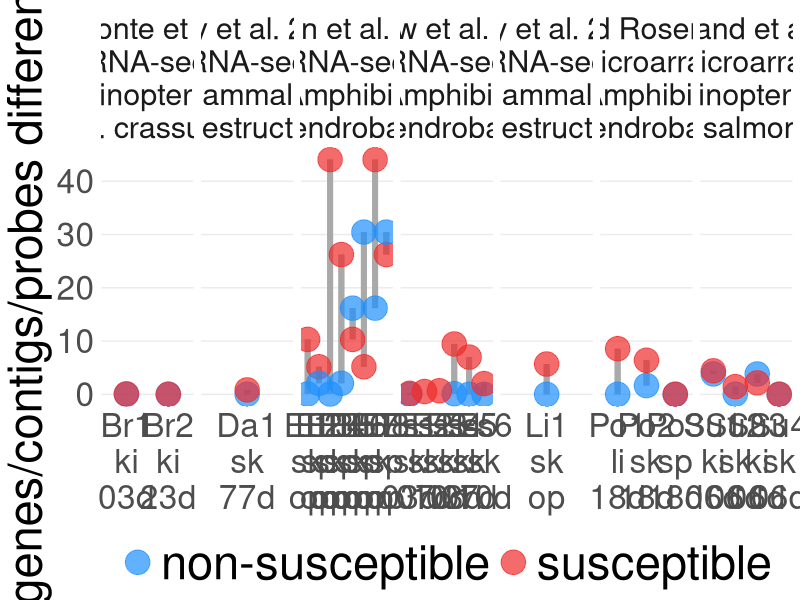
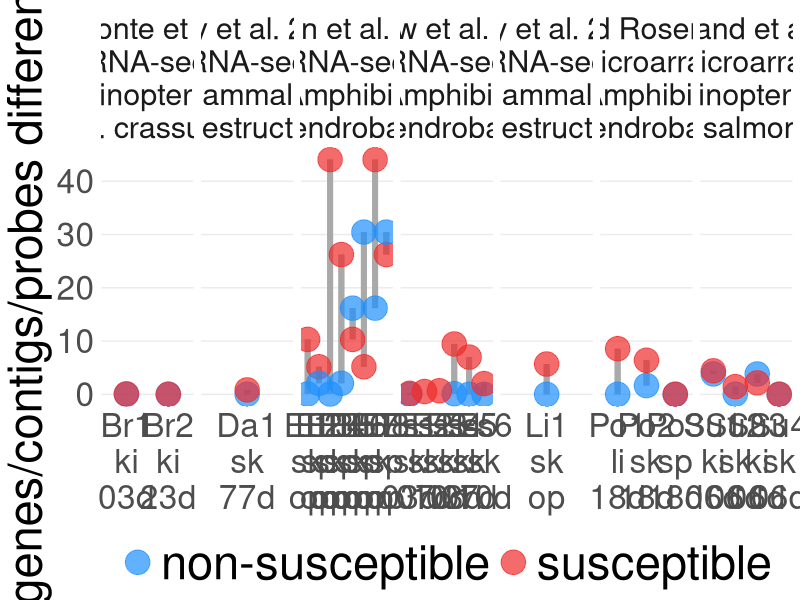

The R source for these figures, in order: (Note: this script raises an error after producing the figures.)


# Load packages

library(tidyverse)
library(DiagrammeR)

#==============================================================================


# Import the raw differential expression data for the quantitative summary and
# generate derived data columns

d <- read_csv("data/quantitative_summary/wild_expression_data.csv")

d <- d %>%
  mutate(
    prop_de = round(de/total_tested*100, 2),
    prop_de_unrounded = de/total_tested*100,
    log10_prop_de = log10(prop_de_unrounded),
    log10_prop_de = ifelse(log10_prop_de < -2, -2.5, log10_prop_de),
    log2_prop_de = log2(prop_de_unrounded),
    log2_prop_de = ifelse(log2_prop_de <= -8, -8, log2_prop_de),
    study_mod = paste0(
      study, "\n",
      "Assay: ", assay, "\n",
      "Host class: ", host_class, "\n",
      "Pathogen/parasite: ", pathogen
    ),
    study_mod_alt = paste0(
      study, "\n",
      "Assay: ", assay, ", ",
      "Host class: ", host_class, ", ",
      "Pathogen/parasite: ", pathogen
    ),
    study_mod_simple = paste0(
      study, "\n",
      assay, "\n",
      host_class, "\n",
      pathogen
    ),
    tissue_mod = paste0("Tissue assayed: ", tissue),
    time_point_mod = paste0("Post-exposure time point: ", time_point),
    second_line = ifelse(
      is.na(pathogen_strain), 
      tissue, 
      paste(pathogen_strain, tissue, sep = " - ")
    ),
    second_line = paste(second_line, time_point, sep = " - "),
    group_de = paste(comparison, second_line, sep = "\n")
    %>%
      as.factor()
  )

#==============================================================================


# Subset down to create a table of disease-resistant vs. disease-susceptible
# species comparisons

comps <- d %>%
  select(study, susceptibility, group_de, prop_de_unrounded) %>%
  pivot_wider(names_from = susceptibility, values_from = prop_de_unrounded) %>%
  mutate(resistant_less = `non-susceptible` < susceptible) %>%
  filter(!is.na(`non-susceptible`))

# How many disease-resistant vs. disease-susceptible comparisons are 
# there total?

n_total <- nrow(comps)
n_total

# In how many of the comparisons do the disease-resistant species have less
# gene expression change than the disease-susceptible species?

n_less <- sum(comps$resistant_less)
n_less

# Conduct a Chi-squared test

chisq.test(c(n_less, n_total - n_less), p = c(0.5, 0.5))

#==============================================================================


# Figure 1 code

# Generate labels that will appear along the bottom of the figure and add to
# the larger data frame

group.labels <- d %>%
  arrange(study_mod_simple, group_de) %>%
  filter(susceptibility == "susceptible") %>%
  group_by(study) %>%
  mutate(
    first_line = paste0(substr(study, 1, 2), as.character(row_number()))
  ) %>%
  ungroup() %>%
  mutate(
    time_point_short = str_replace_all(time_point, " ", ""),
    time_point_short = substr(time_point_short, 1, 3),
    time_point_short = 
      ifelse(!str_detect(time_point_short, "d"), "op", time_point_short),
    tissue_short = substr(tissue, 1, 2),
    bottom_label = 
      paste0(first_line, "\n", tissue_short, "\n", time_point_short)
  ) %>%
  select(group_de, bottom_label)

d <- left_join(d, group.labels, by = "group_de")

# Generate the segment lengths that will connect disease-resistant and 
# disease-susceptible species comparisons

segment.limits <- d %>%
  group_by(bottom_label) %>%
  summarize(
    min_measure = min(prop_de),
    max_measure = max(prop_de)
  )

# Plot and save Figure 1

d %>%
  left_join(., segment.limits, by = "bottom_label") %>%
  ggplot(aes(x = bottom_label, y = prop_de, color = susceptibility)) +
  geom_segment(
    aes(x = bottom_label, xend = bottom_label, 
        y = min_measure, yend = max_measure),
    color = "darkgrey", size = 2
  ) +
  geom_point(size = 8) +
  scale_color_manual(values = alpha(c("dodgerblue", "firebrick2"), 0.7)) +
  ylab("Proportion of genes/contigs/probes differentially expressed") +
  theme_minimal() +
  theme(
    axis.title.x = element_blank(),
    panel.grid.minor.y = element_blank(),
    panel.grid.major.x = element_blank(),
    strip.text.x = element_text(angle = 0, size = 22),
    axis.text = element_text(size = 24),
    axis.title.y = element_text(size = 34),
    legend.text = element_text(size = 34),
    legend.position = "bottom",
    legend.title = element_blank()
  ) +
  facet_wrap(~study_mod_simple, scales = "free_x", nrow = 1)

ggsave("outputs/fig1.jpeg", width = 30, height = 15)

# Output reference table

d %>%
  group_by(bottom_label) %>%
  distinct(
    study, assay, pathogen, host_class, comparison, 
    tissue, time_point, pathogen_strain) %>%
  select(bottom_label, everything()) %>%
  ungroup() %>%
  mutate(bottom_label = substr(bottom_label, 1, 3)) %>%
  arrange(bottom_label) %>%
  rename(
    `Comparison Label` = bottom_label,
    `Study` = study,
    `Assay` = assay,
    `Pathogen` = pathogen,
    `Host Class` = host_class,
    `Host Comparison` = comparison,
    `Tissue Sampled` = tissue,
    `Sampling Time Point` = time_point,
    `Pathogen Strain` = pathogen_strain
  ) %>%
  write_csv(., "outputs/fig1_supplementary_table.csv")

# Alternative version of Figure 1 (horizontal layout)

d %>%
  left_join(., segment.limits, by = "bottom_label") %>%
  ggplot(aes(
    x = prop_de,
    y = reorder(bottom_label, desc(bottom_label)), 
    color = susceptibility)) +
  geom_segment(
    aes(y = bottom_label, yend = bottom_label, 
        x = min_measure, xend = max_measure),
    color = "darkgrey", size = 2
  ) +
  geom_point(size = 8) +
  scale_color_manual(values = alpha(c("dodgerblue", "firebrick2"), 0.7)) +
  xlab("Proportion of genes/contigs differentially expressed") +
  theme_minimal() +
  theme(
    legend.position = "none",
    axis.title.y = element_blank(),
    panel.grid.minor.x = element_blank(),
    panel.grid.major.y = element_blank(),
    strip.text.y = element_text(angle = 0, size = 18),
    axis.text = element_text(size = 20),
    axis.title.x = element_text(size = 24)
  ) +
  facet_wrap(~study_mod_simple, scales = "free_y", ncol = 1, strip.position = "right")

# ggsave("outputs/fig1alt.jpeg", width = 12, height = 14)

#==============================================================================


# Generate Figure 2 (have to manually export from RStudio)

grViz("data/figures/flowchart.dot")

#==============================================================================


# Old code for generating heatmaps (not used)

d %>%
  ggplot(aes(x = susceptibility, y = forcats::fct_rev(group_de))) +
  geom_tile(aes(fill = log2_prop_de)) +
  geom_text(aes(label = prop_de, fontface = "bold")) +
  xlab("Disease Susceptibility of Host") +
  scale_x_discrete(position = "top") +
  scale_fill_gradient(
    low = "white", high = "firebrick3", na.value = "gainsboro",
    limits = c(-8, 7)
  ) +
  theme_minimal() +
  theme(
    axis.title.x = element_text(size = 22),
    axis.text.x = element_text(size = 14, face = "bold"),
    axis.title.y = element_blank(),
    strip.text.x = element_text(size = 17),
    legend.position = "none"
  ) +
  facet_wrap(~study_mod, scales = "free_y", ncol = 3)

# ggsave("outputs/fig1.jpeg", width = 22, height = 12)

d %>%
  ggplot(aes(x = susceptibility, y = forcats::fct_rev(group_de))) +
  geom_tile(aes(fill = log2_prop_de)) +
  geom_text(aes(label = prop_de, fontface = "bold")) +
  xlab("Disease Susceptibility of Host") +
  scale_x_discrete(position = "top") +
  scale_fill_gradient(
    low = "white", high = "firebrick3", na.value = "gainsboro",
    limits = c(-8, 7)
  ) +
  theme_minimal() +
  theme(
    axis.title.x = element_text(size = 22),
    axis.text.x = element_text(size = 20, face = "bold"),
    axis.title.y = element_blank(),
    strip.text.x = element_text(size = 17),
    legend.position = "none",
    axis.text.y = element_blank()
  ) +
  facet_wrap(~study_mod, scales = "free_y", ncol = 3)

# ggsave("outputs/fig1alt.jpeg", width = 14, height = 12)
